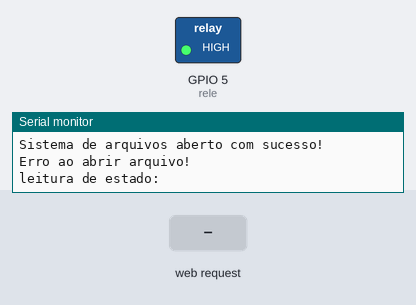
This sketch was run on a simulated ESP8266 (NodeMCU). Parts: switched loads named in the sketch (green lamp = pin HIGH), the last lines printed to the serial monitor. The inputs (shaded band) are chosen by the test bench. WiFi joins after 1.5 s; servers stay silent unless stated; storage starts empty.

Above: at 3.0 s.
3.1 s: HTTP request GET /5/on received
At 3.6 s:
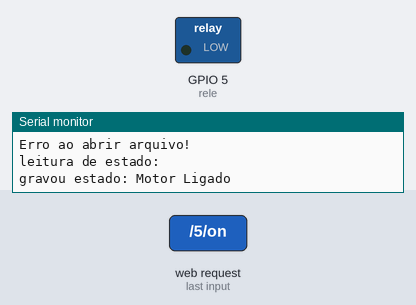
4.6 s: HTTP request GET /rele received
At 5.6 s:
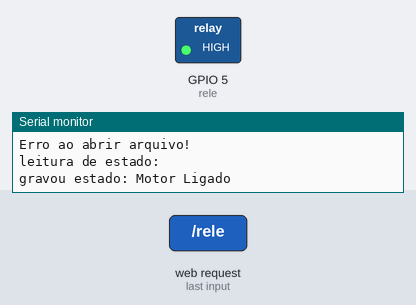
Timing chart, 0 to 7.6 s (numbered marks = the images above; inputs shaded):
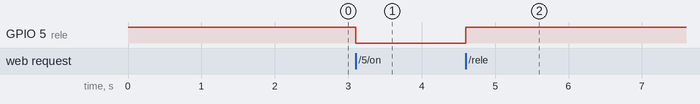

The sketch:

tcc.ino
```cpp
#include <EEPROM.h>

#define BLYNK_PRINT Serial


#include <ESP8266WiFi.h>
#include <ESP8266WebServer.h>

#include <BlynkSimpleEsp8266.h>
#include <DHT.h>
#include <FS.h>

IPAddress ip(192,168,0,110);
IPAddress gateway(192,168,0,2);
IPAddress subnet(255,255,255,0);
IPAddress dns(192,168,0,2);


ESP8266WebServer server(8110);
#define pin_led A0
#define pin_snsr 16

#define DHTPIN 4
#define DHTTYPE DHT22   // DHT 22, AM2302, AM2321
DHT dht(DHTPIN, DHTTYPE);
BlynkTimer timer;

int rele = 5;
int m_state;
char ssid[] = "YOUR_WIFI_SSID";
char pass[] = "YOUR_WIFI_PASSWORD";

char auth[] = "YOUR_BLYNK_AUTH_TOKEN";


/**
  * @desc escreve conteúdo em um arquivo
  * @param string state - conteúdo a se escrever no arquivo
  * @param string path - arquivo a ser escrito
*/
void writeFile(String state, String path) {
  //Abre o arquivo para escrita ("w" write)
  //Sobreescreve o conteúdo do arquivo
  File rFile = SPIFFS.open(path,"w+");
  if(!rFile){
    Serial.println("Erro ao abrir arquivo!");
  } else {
    rFile.println(state);
    Serial.print("gravou estado: ");
    Serial.println(state);
  }
  rFile.close();
}

/**
  * @desc lê conteúdo de um arquivo
  * @param string path - arquivo a ser lido
  * @return string - conteúdo lido do arquivo
*/
String readFile(String path) {
  File rFile = SPIFFS.open(path,"r");
  if (!rFile) {
    Serial.println("Erro ao abrir arquivo!");
  }
  String content = rFile.readStringUntil('\r'); //desconsidera '\r\n'
  Serial.print("leitura de estado: ");
  Serial.println(content);
  rFile.close();
  return content;
}

/**
  * @desc inicializa o sistema de arquivos
*/
void openFS(void){
  //Abre o sistema de arquivos
  if(!SPIFFS.begin()){
    Serial.println("\nErro ao abrir o sistema de arquivos");
  } else {
    Serial.println("\nSistema de arquivos aberto com sucesso!");
  }
}


void setup()
{


  pinMode(pin_led, INPUT);
  pinMode(pin_snsr, INPUT);
  pinMode(rele, OUTPUT);
  digitalWrite(rele, HIGH);
  WiFi.begin(ssid,pass);
  Serial.begin(115200);
  WiFi.config(ip, dns, gateway, subnet);

  Blynk.begin(auth, ssid, pass);
  dht.begin();
  //timer.setInterval(250L, getTemp);

  while(WiFi.status()!=WL_CONNECTED)
  {
    Serial.print(".");
    delay(500);
  }
  Serial.println("");
  Serial.print("IP Address: ");
  Serial.println(WiFi.localIP());
 /* server.send(200,"text/html", webpage);
  server.on("/",[](){server.send(200,"text/html", webpage);});*/
  server.on("/", serveIndexFile);
  server.on("/temperatura",getTemp);
  server.on("/5/on", turnOnRele);
  server.on("/5/off", turnOffRele);
  server.on("/rele", toggleRele);
  server.on("/ledstate",getLEDState);
  server.on("/umidade", getUmi);
  server.on("/usolo",getUmiSolo);
  server.on("/mstate", getState);
  server.begin();
  openFS();

  // verifica o último estado do LED e ativa de acordo
  String state = readFile("/state.txt");
  if(state == "Motor Ligado")
  {
    digitalWrite(rele, LOW);
  }
  else if(state == "Motor Desligado")
  {
    digitalWrite(rele, HIGH);
  }
}

void loop()
{
  Blynk.run();
  timer.run();

  server.handleClient();
}


void serveIndexFile()
{
  File file = SPIFFS.open("/index.html","r");
  server.streamFile(file, "text/html");
  file.close();
}


void getLEDState()
{
  int led_state = analogRead(pin_led);
  led_state = map(led_state, 0, 600, 0, 100);
  String led_state2 = String(led_state);
  server.send(200,"text/plain", led_state2);
}

void getState()
{
  m_state = digitalRead(rele);
  if(m_state == LOW){
    String m_state2 = "Motor Ligado";
    server.send(200,"text/plain", m_state2);
    }else{
      String m_state2 = "Motor Desligado";
      server.send(200,"text/plain", m_state2);
    }
}


void getTemp()
{
  float t = dht.readTemperature(); // or dht.readTemperature(true) for Fahrenheit

  if (isnan(t)) {
    Serial.println("Failed to read from DHT sensor!");
    return;
  }

  Blynk.virtualWrite(V6, t);
  String t2 = String(t);
  server.send(200,"text/plain", t2);
}

void getUmi()
{
  float h = dht.readHumidity();

  if (isnan(h)) {
    Serial.println("Failed to read from DHT sensor!");
    return;
  }

  Blynk.virtualWrite(V5, h);
  String h2 = String(h);
  server.send(200,"text/plain", h2);
}

void getUmiSolo()
{
  String u2;
  if(digitalRead(pin_snsr) == 0){
      u2 = "Úmido";
    } else {
        u2 = "Seco";
      }


  Blynk.virtualWrite(V9, u2);
  server.send(200,"text/plain", u2);
}


void turnOnRele(){
  digitalWrite(rele, LOW);
  String led_state = "Motor Ligado";
  writeFile(led_state, "/state.txt");
  serveIndexFile();
  //server.send(200,"text/plain", led_state);

  }

void turnOffRele(){
  digitalWrite(rele, HIGH);
  String led_state = "Motor Desligado";
  writeFile(led_state, "/state.txt");
  serveIndexFile();
  //server.send(200,"text/plain", led_state);
  }

void toggleRele(){
digitalWrite(rele, !digitalRead(rele));
serveIndexFile();
//server.send(200,"text/html", webpage);
}
```

Measured:
- after the input at 3.1 s, GPIO 5 (rele): HIGH → LOW at once
- after the input at 4.6 s, GPIO 5 (rele): LOW → HIGH at once
